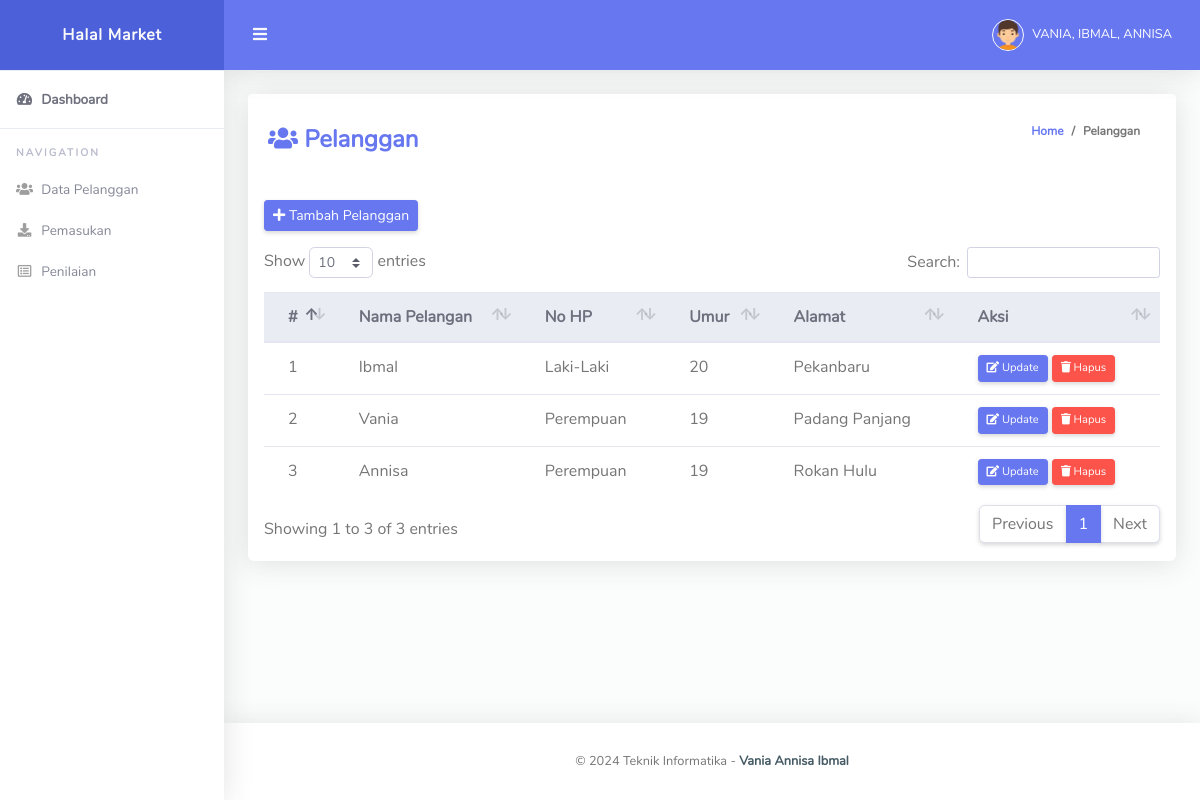
/bonus.php, run on the app's committed database.
### tables this page shows
CREATE TABLE `tbl_pelanggan` (
  `id_pelanggan` int(11) PRIMARY KEY NOT NULL,
  `nama_pelanggan` varchar(25) NOT NULL,
  `jenis_kelamin` varchar(15) NOT NULL,
  `umur` int(11) NOT NULL,
  `alamat` varchar(30) NOT NULL
);

### bonus.php (the view, shortened to what this page needs)
<?php include_once 'header.php'; ?>
<div class="container-fluid" id="container-wrapper">
    <div class="row">
        <div class="col-lg-12">
            <div class="card mb-4">
                <div class="card-header py-3 d-flex flex-row align-items-center justify-content-between">
                    <h4 class="m-0 font-weight-bold text-primary"><i class="fas fa-users"></i> Pelanggan</h4>
                    <ol class="breadcrumb">
                        <li class="breadcrumb-item"><a href="../index.php">Home</a></li>
                        <li class="breadcrumb-item active" aria-current="page">Pelanggan</li>
                    </ol>
                </div>
                <div class="table-responsive p-3">
                    <button type="button" class="btn btn-primary btn-sm" data-toggle="modal" data-target="#exampleModal" id="#myBtn"><i class="fas fa-plus"></i> Tambah Pelanggan</button>
                    <p>
                    <table class="table align-items-center table-flush" id="dataTable">
                        <thead class="thead-light">
                            <tr>
                                <th>#</th>
                                <th>Nama Pelangan</th>
                                <th>No HP</th>
                                <th>Umur</th>
                                <th>Alamat</th>
                                <th>Aksi</th>
                            </tr>
                        </thead>
                        <tbody>
                            <?php
                            $sql = mysqli_query($con, "SELECT * FROM tbl_pelanggan");
                            $no  = 1;
                            while ($data = mysqli_fetch_array($sql)) {
                            ?>
                                <tr>
                                    <td><?= $no++; ?></td>
                                    <td><?= $data['nama_pelanggan']; ?></td>
                                    <td><?= $data['jenis_kelamin']; ?></td>
                                    <td><?= $data['umur']; ?></td>
                                    <td><?= $data['alamat']; ?></td>
                                    <td>
                                        <button type="button" class="btn btn-primary text-xs btn-sm" data-toggle="modal" data-target="#myModal<?= $data['id_pelanggan']; ?>"><i class="fa fa-edit"></i> Update</button>
                                        <a href="query.php?pelanggan_del=<?= $data['id_pelanggan']; ?>" type="button" class="btn btn-danger text-xs btn-sm" onclick="return confirm('Apakah anda yakin ingin menghapus data ini : \n<?= $data['nama_pelanggan']; ?>')"><i class="fa fa-trash"></i> Hapus</a>
                                    </td>
                                </tr>
                            <?php } ?>
                        </tbody>
                    </table>
                </div>
            </div>
        </div>
    </div>
</div>
<?php include_once 'footer.php'; ?>

### header.php (shortened to what this page needs)
<!DOCTYPE html>
<html lang="en">
<head>
  <link href="assets/vendor/fontawesome-free/css/all.min.css" rel="stylesheet" type="text/css">
  <link href="assets/vendor/bootstrap/css/bootstrap.min.css" rel="stylesheet" type="text/css">
  <link href="assets/css/ruang-admin.min.css" rel="stylesheet">
  <link href="assets/vendor/select2/dist/css/select2.min.css" rel="stylesheet" type="text/css">
  <link href="assets/vendor/bootstrap-datepicker/css/bootstrap-datepicker.min.css" rel="stylesheet">
  <link href="assets/vendor/datatables/dataTables.bootstrap4.min.css" rel="stylesheet">
</head>
<body id="page-top">
  <div id="wrapper">
    <ul class="navbar-nav sidebar sidebar-light accordion" id="accordionSidebar">
      <a class="sidebar-brand d-flex align-items-center justify-content-center" href="index.php">
        <div class="sidebar-brand-text mx-3">Halal Market</div>
      </a>
      <hr class="sidebar-divider my-0">
      <li class="nav-item active">
        <a class="nav-link" href="index.php">
          <i class="fas fa-fw fa-tachometer-alt"></i>
          <span>Dashboard</span></a>
      </li>
      <hr class="sidebar-divider">
      <div class="sidebar-heading">
        Navigation
      </div>
      <li class="nav-item">
        <a class="nav-link" href="bonus.php">
          <i class="fas fa-fw fa-users"></i>
          <span>Data Pelanggan</span>
        </a>
      </li>
      <li class="nav-item">
        <a class="nav-link" href="pemasukan.php">
          <i class="fas fa-fw fa-download"></i>
          <span>Pemasukan</span>
        </a>
      </li>
      <li class="nav-item">
        <a class="nav-link collapsed" href="penilaian.php">
          <i class="far fa-fw fa-list-alt"></i>
          <span>Penilaian</span>
        </a>
      </li>
    </ul>
    <div id="content-wrapper" class="d-flex flex-column">
      <div id="content">
        <nav class="navbar navbar-expand navbar-light bg-navbar topbar mb-4 static-top">
          <button id="sidebarToggleTop" class="btn btn-link rounded-circle mr-3">
            <i class="fa fa-bars"></i>
          </button>
          <ul class="navbar-nav ml-auto">
            <li class="nav-item dropdown no-arrow">
              <a class="nav-link dropdown-toggle" href="#" id="userDropdown" role="button" data-toggle="dropdown" aria-haspopup="true" aria-expanded="false">
                <img class="img-profile rounded-circle" src="./assets/img/boy.png" style="max-width: 60px">
                <span class="ml-2 d-none d-lg-inline text-white small">VANIA, IBMAL, ANNISA</span>
              </a>
            </li>
          </ul>
        </nav>

### footer.php (shortened to what this page needs)
</div>
<footer class="sticky-footer bg-white">
  <div class="container my-auto">
    <div class="copyright text-center my-auto">
      <span>&copy;  Teknik Informatika -
        <b><a href="https://www.instagram.com/vania_nanda21/" target="_blank">Vania Annisa Ibmal</a></b>
      </span>
    </div>
  </div>
</footer>
</div>
</div>
</body>
</html>

### data on the page
tbl_pelanggan: nama_pelanggan "Ibmal", jenis_kelamin "Laki-Laki", umur "20", alamat "Pekanbaru"
tbl_pelanggan: nama_pelanggan "Vania", jenis_kelamin "Perempuan", umur "19", alamat "Padang Panjang"
tbl_pelanggan: nama_pelanggan "Annisa", jenis_kelamin "Perempuan", umur "19", alamat "Rokan Hulu"
